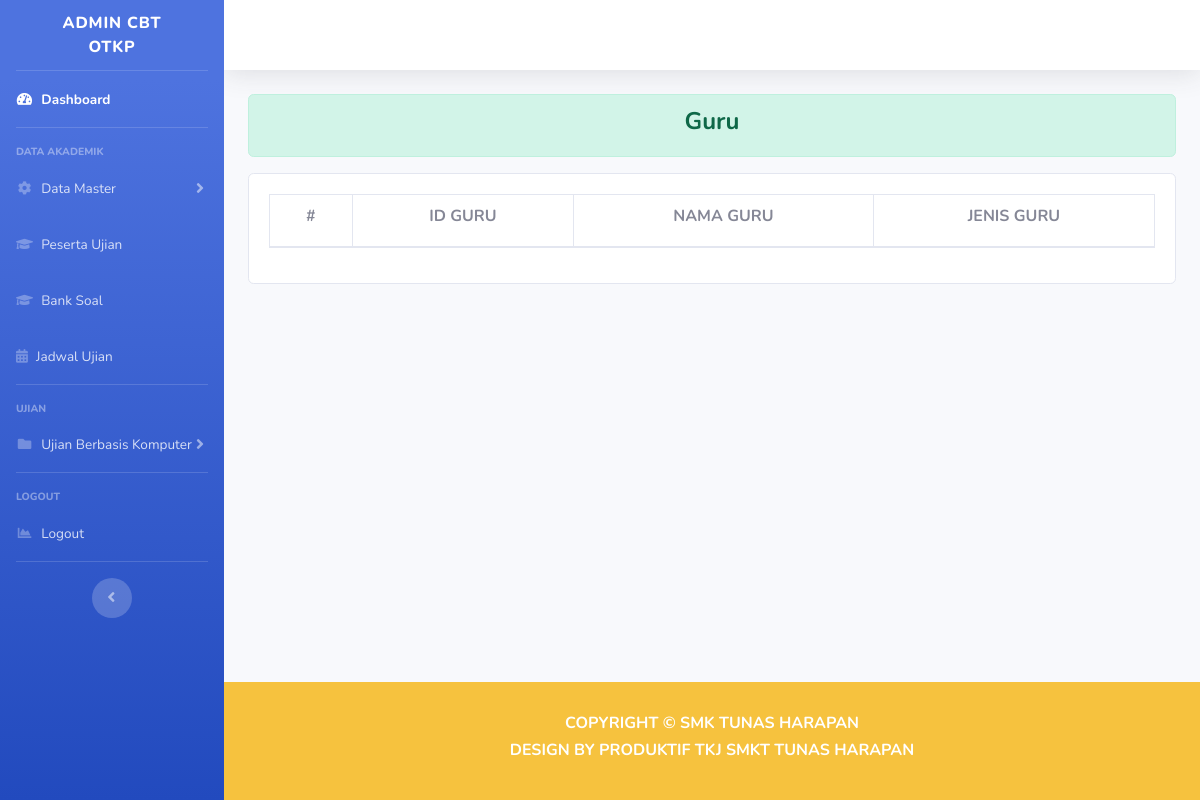
The page /index.php/dashboard_otkp/guru on the database as committed earlier.
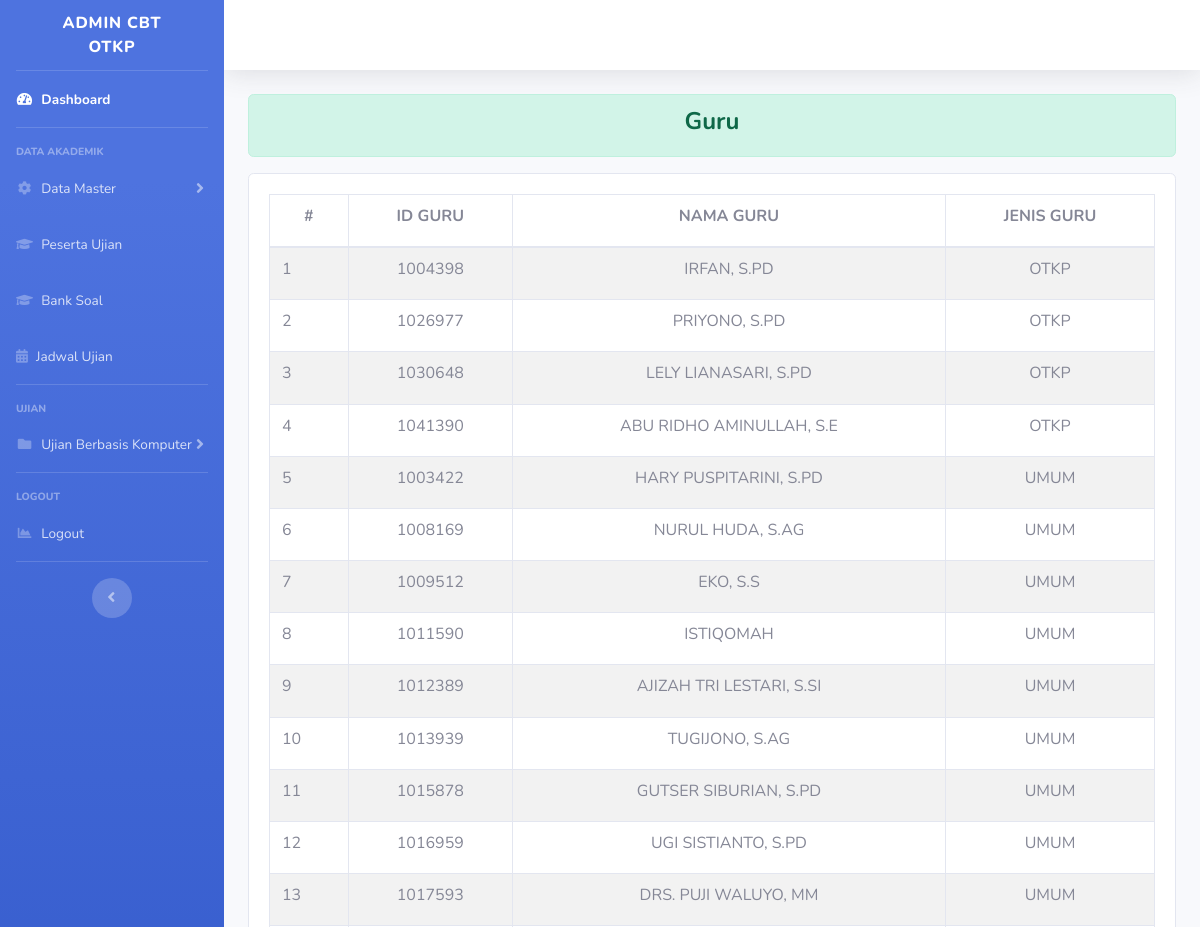
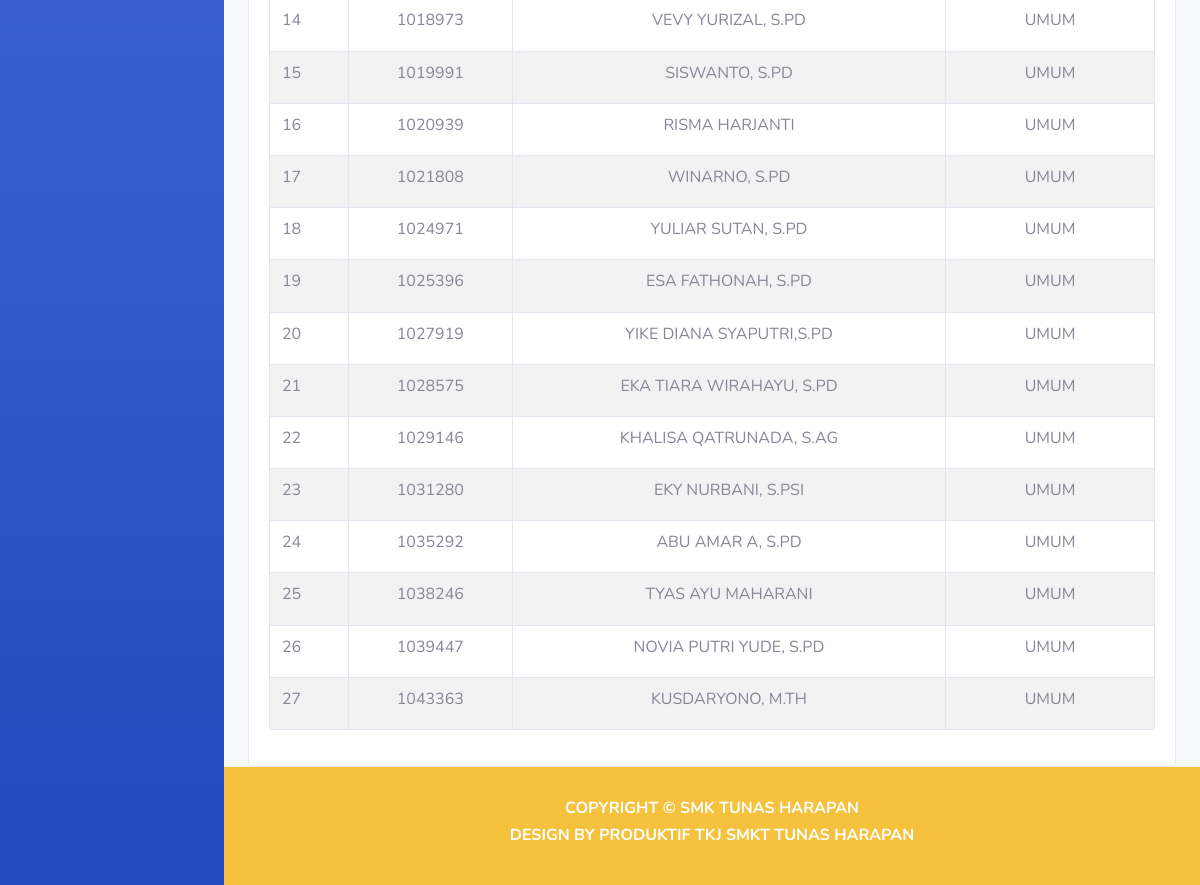
The same page on the database as committed later (2 pictures, top to bottom).
### tables this page shows
CREATE TABLE `a_guru` (
  `id_guru` int(18) NOT NULL,
  `nama_guru` varchar(512) NOT NULL,
  `jenis_guru` varchar(16) NOT NULL
);

### application/controllers/Dashboard_otkp.php (called while the page is built, shortened)
<?php
class Dashboard_otkp extends CI_Controller
{
    function __construct()
    {
        $this->load->model('Model_jurusan');
    }
    public function guru()
    {
        $isi['guru'] = $this->Model_guru->dataGuruOTKP();
        $isi['content'] = 'OTKP/tampilan_guru';
        $this->load->view('OTKP/templates/header');
        $this->load->view('OTKP/tampilan_dashboard', $isi);
        $this->load->view('OTKP/templates/footer');
    }
}

### index.php (called while the page is built, shortened)
<?php
require_once BASEPATH.'core/CodeIgniter.php';

### application/models/Model_guru.php (called while the page is built, shortened)
<?php
class Model_guru extends CI_Model
{
    public function dataGuruOTKP()
    {
        $sql = "SELECT * FROM `a_guru`
                WHERE jenis_guru='OTKP' OR jenis_guru='UMUM'
                ORDER BY jenis_guru,id_guru ASC;";
        $query = $this->db->query($sql);
        return $query->result_array();
    }
}

### application/views/OTKP/tampilan_guru.php (the view)
<div class="alert alert-success" role="alert">
    <h4 class="text-center font-weight-bold">Guru</h4>
</div>
<div class="row mt-3">
    <div class="col-md">
        <div class="card">
            <div class="card-body">
                <div class="table-responsive">
                    <table class="table table-striped table-bordered" id="dataTable" width="100%" cellspacing="0">
                        <thead>
                            <tr class="text-center">
                                <th scope="col">
                                    <h6 class="font-weight-bold" style="text-transform: uppercase;">#</h6>
                                </th>
                                <th scope="col">
                                    <h6 class="font-weight-bold" style="text-transform: uppercase;">ID GURU</h6>
                                </th>
                                <th scope="col">
                                    <h6 class="font-weight-bold" style="text-transform: uppercase;">NAMA GURU</h6>
                                </th>
                                <th scope="col">
                                    <h6 class="font-weight-bold" style="text-transform: uppercase;">JENIS GURU</h6>
                                </th>
                            </tr>
                        </thead>
                        <tbody>
                            <tr>
                                <?php
                                $no = 1;
                                foreach ($guru as $row) {
                                ?>
                                    <td class="text-centers">
                                        <h6><?php echo $no++; ?></h6>
                                    </td>
                                    <td>
                                        <h6 class="text-uppercase text-center"><?php echo $row['id_guru']; ?></h6>
                                    </td>
                                    <td>
                                        <h6 class="text-uppercase text-center"><?php echo $row['nama_guru']; ?></h6>
                                    </td>
                                    <td>
                                        <h6 class="text-uppercase text-center"><?php echo $row['jenis_guru']; ?></h6>
                                    </td>
                            </tr>
                        <?php } ?>
                        </tbody>
                    </table>
                </div>
            </div>
        </div>
    </div>
</div>

Rows that differ between the two databases and show on the page:
added a_guru: id_guru "1004398", nama_guru "IRFAN, S.PD", jenis_guru "OTKP"
added a_guru: id_guru "1026977", nama_guru "PRIYONO, S.PD", jenis_guru "OTKP"
added a_guru: id_guru "1030648", nama_guru "LELY LIANASARI, S.PD", jenis_guru "OTKP"
added a_guru: id_guru "1041390", nama_guru "ABU RIDHO AMINULLAH, S.E", jenis_guru "OTKP"
added a_guru: id_guru "1003422", nama_guru "HARY PUSPITARINI, S.PD", jenis_guru "UMUM"
added a_guru: id_guru "1008169", nama_guru "NURUL HUDA, S.AG", jenis_guru "UMUM"
added a_guru: id_guru "1009512", nama_guru "EKO, S.S", jenis_guru "UMUM"
added a_guru: id_guru "1011590", nama_guru "ISTIQOMAH", jenis_guru "UMUM"
added a_guru: id_guru "1012389", nama_guru "AJIZAH TRI LESTARI, S.SI", jenis_guru "UMUM"
added a_guru: id_guru "1013939", nama_guru "TUGIJONO, S.AG", jenis_guru "UMUM"
added a_guru: id_guru "1015878", nama_guru "GUTSER SIBURIAN, S.PD", jenis_guru "UMUM"
added a_guru: id_guru "1016959", nama_guru "UGI SISTIANTO, S.PD", jenis_guru "UMUM"
added a_guru: id_guru "1017593", nama_guru "DRS. PUJI WALUYO, MM", jenis_guru "UMUM"
added a_guru: id_guru "1018973", nama_guru "VEVY YURIZAL, S.PD", jenis_guru "UMUM"
added a_guru: id_guru "1019991", nama_guru "SISWANTO, S.PD", jenis_guru "UMUM"
added a_guru: id_guru "1020939", nama_guru "RISMA HARJANTI", jenis_guru "UMUM"
added a_guru: id_guru "1021808", nama_guru "WINARNO, S.PD", jenis_guru "UMUM"
added a_guru: id_guru "1024971", nama_guru "YULIAR SUTAN, S.PD", jenis_guru "UMUM"
added a_guru: id_guru "1025396", nama_guru "ESA FATHONAH, S.PD", jenis_guru "UMUM"
added a_guru: id_guru "1027919", nama_guru "YIKE DIANA SYAPUTRI,S.PD", jenis_guru "UMUM"
added a_guru: id_guru "1028575", nama_guru "EKA TIARA WIRAHAYU, S.PD", jenis_guru "UMUM"
added a_guru: id_guru "1029146", nama_guru "KHALISA QATRUNADA, S.AG", jenis_guru "UMUM"
added a_guru: id_guru "1031280", nama_guru "EKY NURBANI, S.PSI", jenis_guru "UMUM"
added a_guru: id_guru "1035292", nama_guru "ABU AMAR A, S.PD", jenis_guru "UMUM"
added a_guru: id_guru "1038246", nama_guru "TYAS AYU MAHARANI", jenis_guru "UMUM"
added a_guru: id_guru "1039447", nama_guru "NOVIA PUTRI YUDE, S.PD", jenis_guru "UMUM"
added a_guru: id_guru "1043363", nama_guru "KUSDARYONO, M.TH", jenis_guru "UMUM"
